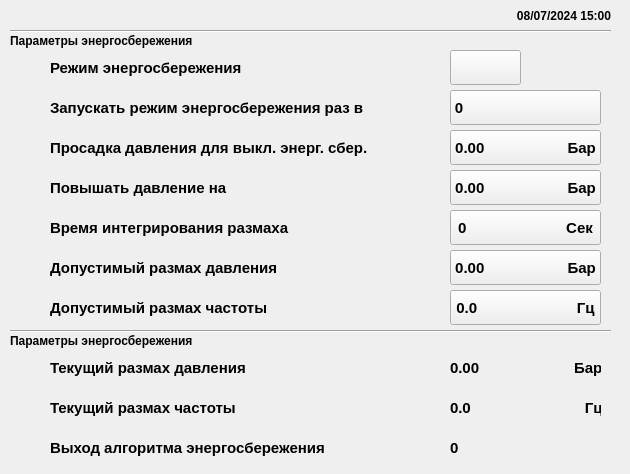
     <widget class="QWidget" name="Settings_Station_Settings_Options_page">
      <widget class="QLabel" name="label_175">
       <property name="geometry">
        <rect>
         <x>10</x>
         <y>30</y>
         <width>191</width>
         <height>21</height>
        </rect>
       </property>
       <property name="font">
        <font>
         <family>Arial</family>
         <pointsize>9</pointsize>
         <weight>75</weight>
         <bold>true</bold>
        </font>
       </property>
       <property name="text">
        <string>Параметры энергосбережения</string>
       </property>
      </widget>
      <widget class="Line" name="station_settings_options_line_1">
       <property name="geometry">
        <rect>
         <x>10</x>
         <y>30</y>
         <width>601</width>
         <height>2</height>
        </rect>
       </property>
       <property name="frameShadow">
        <enum>QFrame::Sunken</enum>
       </property>
       <property name="orientation">
        <enum>Qt::Horizontal</enum>
       </property>
      </widget>
      <widget class="QLabel" name="station_settings_options_icon_label_1">
       <property name="geometry">
        <rect>
         <x>10</x>
         <y>50</y>
         <width>40</width>
         <height>35</height>
        </rect>
       </property>
       <property name="text">
        <string/>
       </property>
      </widget>
      <widget class="QLabel" name="station_settings_options_icon_label_2">
       <property name="geometry">
        <rect>
         <x>10</x>
         <y>90</y>
         <width>40</width>
         <height>35</height>
        </rect>
       </property>
       <property name="text">
        <string/>
       </property>
      </widget>
      <widget class="QLabel" name="station_settings_options_icon_label_3">
       <property name="geometry">
        <rect>
         <x>10</x>
         <y>130</y>
         <width>40</width>
         <height>35</height>
        </rect>
       </property>
       <property name="text">
        <string/>
       </property>
      </widget>
      <widget class="QLabel" name="station_settings_options_icon_label_4">
       <property name="geometry">
        <rect>
         <x>10</x>
         <y>170</y>
         <width>40</width>
         <height>35</height>
        </rect>
       </property>
       <property name="text">
        <string/>
       </property>
      </widget>
      <widget class="QLabel" name="station_settings_options_icon_label_5">
       <property name="geometry">
        <rect>
         <x>10</x>
         <y>210</y>
         <width>40</width>
         <height>35</height>
        </rect>
       </property>
       <property name="text">
        <string/>
       </property>
      </widget>
      <widget class="QLabel" name="station_settings_options_icon_label_6_1">
       <property name="geometry">
        <rect>
         <x>10</x>
         <y>250</y>
         <width>40</width>
         <height>35</height>
        </rect>
       </property>
       <property name="text">
        <string/>
       </property>
      </widget>
      <widget class="QLabel" name="station_settings_options_icon_label_6_2">
       <property name="geometry">
        <rect>
         <x>10</x>
         <y>290</y>
         <width>40</width>
         <height>35</height>
        </rect>
       </property>
       <property name="text">
        <string/>
       </property>
      </widget>
      <widget class="Line" name="station_settings_options_line_2">
       <property name="geometry">
        <rect>
         <x>10</x>
         <y>330</y>
         <width>601</width>
         <height>2</height>
        </rect>
       </property>
       <property name="frameShadow">
        <enum>QFrame::Sunken</enum>
       </property>
       <property name="orientation">
        <enum>Qt::Horizontal</enum>
       </property>
      </widget>
      <widget class="QLabel" name="station_settings_options_icon_label_7_1">
       <property name="geometry">
        <rect>
         <x>10</x>
         <y>350</y>
         <width>40</width>
         <height>35</height>
        </rect>
       </property>
       <property name="text">
        <string/>
       </property>
      </widget>
      <widget class="QLabel" name="label_184">
       <property name="geometry">
        <rect>
         <x>10</x>
         <y>330</y>
         <width>191</width>
         <height>21</height>
        </rect>
       </property>
       <property name="font">
        <font>
         <family>Arial</family>
         <pointsize>9</pointsize>
         <weight>75</weight>
         <bold>true</bold>
        </font>
       </property>
       <property name="text">
        <string>Параметры энергосбережения</string>
       </property>
      </widget>
      <widget class="QLabel" name="station_settings_options_icon_label_7_2">
       <property name="geometry">
        <rect>
         <x>10</x>
         <y>390</y>
         <width>40</width>
         <height>35</height>
        </rect>
       </property>
       <property name="text">
        <string/>
       </property>
      </widget>
      <widget class="QLabel" name="station_settings_options_icon_label_7_3">
       <property name="geometry">
        <rect>
         <x>10</x>
         <y>430</y>
         <width>40</width>
         <height>35</height>
        </rect>
       </property>
       <property name="text">
        <string/>
       </property>
      </widget>
      <widget class="QLabel" name="label_187">
       <property name="geometry">
        <rect>
         <x>50</x>
         <y>50</y>
         <width>331</width>
         <height>35</height>
        </rect>
       </property>
       <property name="font">
        <font>
         <family>Arial</family>
         <pointsize>11</pointsize>
         <weight>75</weight>
         <bold>true</bold>
        </font>
       </property>
       <property name="text">
        <string>Режим энергосбережения</string>
       </property>
      </widget>
      <widget class="QLabel" name="label_188">
       <property name="geometry">
        <rect>
         <x>50</x>
         <y>90</y>
         <width>331</width>
         <height>35</height>
        </rect>
       </property>
       <property name="font">
        <font>
         <family>Arial</family>
         <pointsize>11</pointsize>
         <weight>75</weight>
         <bold>true</bold>
        </font>
       </property>
       <property name="text">
        <string>Запускать режим энергосбережения раз в</string>
       </property>
      </widget>
      <widget class="QLabel" name="label_189">
       <property name="geometry">
        <rect>
         <x>50</x>
         <y>130</y>
         <width>331</width>
         <height>35</height>
        </rect>
       </property>
       <property name="font">
        <font>
         <family>Arial</family>
         <pointsize>11</pointsize>
         <weight>75</weight>
         <bold>true</bold>
        </font>
       </property>
       <property name="text">
        <string>Просадка давления для выкл. энерг. сбер.</string>
       </property>
      </widget>
      <widget class="QLabel" name="label_190">
       <property name="geometry">
        <rect>
         <x>50</x>
         <y>170</y>
         <width>331</width>
         <height>35</height>
        </rect>
       </property>
       <property name="font">
        <font>
         <family>Arial</family>
         <pointsize>11</pointsize>
         <weight>75</weight>
         <bold>true</bold>
        </font>
       </property>
       <property name="text">
        <string>Повышать давление на</string>
       </property>
      </widget>
      <widget class="QLabel" name="label_191">
       <property name="geometry">
        <rect>
         <x>50</x>
         <y>210</y>
         <width>331</width>
         <height>35</height>
        </rect>
       </property>
       <property name="font">
        <font>
         <family>Arial</family>
         <pointsize>11</pointsize>
         <weight>75</weight>
         <bold>true</bold>
        </font>
       </property>
       <property name="text">
        <string>Время интегрирования размаха</string>
       </property>
      </widget>
      <widget class="QLabel" name="label_192">
       <property name="geometry">
        <rect>
         <x>50</x>
         <y>250</y>
         <width>331</width>
         <height>35</height>
        </rect>
       </property>
       <property name="font">
        <font>
         <family>Arial</family>
         <pointsize>11</pointsize>
         <weight>75</weight>
         <bold>true</bold>
        </font>
       </property>
       <property name="text">
        <string>Допустимый размах давления</string>
       </property>
      </widget>
      <widget class="QLabel" name="label_193">
       <property name="geometry">
        <rect>
         <x>50</x>
         <y>290</y>
         <width>331</width>
         <height>35</height>
        </rect>
       </property>
       <property name="font">
        <font>
         <family>Arial</family>
         <pointsize>11</pointsize>
         <weight>75</weight>
         <bold>true</bold>
        </font>
       </property>
       <property name="text">
        <string>Допустимый размах частоты</string>
       </property>
      </widget>
      <widget class="QLabel" name="label_194">
       <property name="geometry">
        <rect>
         <x>50</x>
         <y>350</y>
         <width>551</width>
         <height>35</height>
        </rect>
       </property>
       <property name="font">
        <font>
         <family>Arial</family>
         <pointsize>11</pointsize>
         <weight>75</weight>
         <bold>true</bold>
        </font>
       </property>
       <property name="text">
        <string>Текущий размах давления                                                                               Бар</string>
       </property>
      </widget>
      <widget class="QLabel" name="label_195">
       <property name="geometry">
        <rect>
         <x>50</x>
         <y>390</y>
         <width>551</width>
         <height>35</height>
        </rect>
       </property>
       <property name="font">
        <font>
         <family>Arial</family>
         <pointsize>11</pointsize>
         <weight>75</weight>
         <bold>true</bold>
        </font>
       </property>
       <property name="text">
        <string>Текущий размах частоты                                                                                    Гц</string>
       </property>
      </widget>
      <widget class="QLabel" name="label_196">
       <property name="geometry">
        <rect>
         <x>50</x>
         <y>430</y>
         <width>551</width>
         <height>35</height>
        </rect>
       </property>
       <property name="font">
        <font>
         <family>Arial</family>
         <pointsize>11</pointsize>
         <weight>75</weight>
         <bold>true</bold>
        </font>
       </property>
       <property name="text">
        <string>Выход алгоритма энергосбережения</string>
       </property>
      </widget>
      <widget class="QLabel" name="shield_48_label">
       <property name="geometry">
        <rect>
         <x>410</x>
         <y>50</y>
         <width>40</width>
         <height>35</height>
        </rect>
       </property>
       <property name="text">
        <string/>
       </property>
      </widget>
      <widget class="QLabel" name="shield_50_label">
       <property name="geometry">
        <rect>
         <x>410</x>
         <y>130</y>
         <width>40</width>
         <height>35</height>
        </rect>
       </property>
       <property name="text">
        <string/>
       </property>
      </widget>
      <widget class="QLabel" name="shield_51_label">
       <property name="geometry">
        <rect>
         <x>410</x>
         <y>170</y>
         <width>40</width>
         <height>35</height>
        </rect>
       </property>
       <property name="text">
        <string/>
       </property>
      </widget>
      <widget class="QLabel" name="shield_52_label">
       <property name="geometry">
        <rect>
         <x>410</x>
         <y>210</y>
         <width>40</width>
         <height>35</height>
        </rect>
       </property>
       <property name="text">
        <string/>
       </property>
      </widget>
      <widget class="QLabel" name="shield_53_label">
       <property name="geometry">
        <rect>
         <x>410</x>
         <y>250</y>
         <width>40</width>
         <height>35</height>
        </rect>
       </property>
       <property name="text">
        <string/>
       </property>
      </widget>
      <widget class="QLabel" name="shield_54_label">
       <property name="geometry">
        <rect>
         <x>410</x>
         <y>290</y>
         <width>40</width>
         <height>35</height>
        </rect>
       </property>
       <property name="text">
        <string/>
       </property>
      </widget>
      <widget class="QPushButton" name="station_settings_options_start_energy_saving_mode_once_every_pushButton">
       <property name="geometry">
        <rect>
         <x>450</x>
         <y>90</y>
         <width>151</width>
         <height>35</height>
        </rect>
       </property>
       <property name="font">
        <font>
         <family>Arial</family>
         <pointsize>11</pointsize>
         <weight>75</weight>
         <bold>true</bold>
        </font>
       </property>
       <property name="text">
        <string>0                                </string>
       </property>
      </widget>
      <widget class="QPushButton" name="station_settings_options_presure_drawdown_to_turn_off_energy_saving_mode_pushButton">
       <property name="geometry">
        <rect>
         <x>450</x>
         <y>130</y>
         <width>151</width>
         <height>35</height>
        </rect>
       </property>
       <property name="font">
        <font>
         <family>Arial</family>
         <pointsize>11</pointsize>
         <weight>75</weight>
         <bold>true</bold>
        </font>
       </property>
       <property name="text">
        <string>0.00                    Бар</string>
       </property>
      </widget>
      <widget class="QPushButton" name="station_settings_options_increase_pressure_by_pushButton">
       <property name="geometry">
        <rect>
         <x>450</x>
         <y>170</y>
         <width>151</width>
         <height>35</height>
        </rect>
       </property>
       <property name="font">
        <font>
         <family>Arial</family>
         <pointsize>11</pointsize>
         <weight>75</weight>
         <bold>true</bold>
        </font>
       </property>
       <property name="text">
        <string>0.00                    Бар</string>
       </property>
      </widget>
      <widget class="QPushButton" name="station_settings_options_swing_integration_time_pushButton">
       <property name="geometry">
        <rect>
         <x>450</x>
         <y>210</y>
         <width>151</width>
         <height>35</height>
        </rect>
       </property>
       <property name="font">
        <font>
         <family>Arial</family>
         <pointsize>11</pointsize>
         <weight>75</weight>
         <bold>true</bold>
        </font>
       </property>
       <property name="text">
        <string>0                        Сек</string>
       </property>
      </widget>
      <widget class="QPushButton" name="station_settings_options_acceptable_pressure_swing_pushButton">
       <property name="geometry">
        <rect>
         <x>450</x>
         <y>250</y>
         <width>151</width>
         <height>35</height>
        </rect>
       </property>
       <property name="font">
        <font>
         <family>Arial</family>
         <pointsize>11</pointsize>
         <weight>75</weight>
         <bold>true</bold>
        </font>
       </property>
       <property name="text">
        <string>0.00                    Бар</string>
       </property>
      </widget>
      <widget class="QPushButton" name="station_settings_options_acceptable_frequency_swing_pushButton">
       <property name="geometry">
        <rect>
         <x>450</x>
         <y>290</y>
         <width>151</width>
         <height>35</height>
        </rect>
       </property>
       <property name="font">
        <font>
         <family>Arial</family>
         <pointsize>11</pointsize>
         <weight>75</weight>
         <bold>true</bold>
        </font>
       </property>
       <property name="text">
        <string>0.0                        Гц</string>
       </property>
      </widget>
      <widget class="QLabel" name="label_197">
       <property name="geometry">
        <rect>
         <x>450</x>
         <y>350</y>
         <width>51</width>
         <height>35</height>
        </rect>
       </property>
       <property name="font">
        <font>
         <family>Arial</family>
         <pointsize>11</pointsize>
         <weight>75</weight>
         <bold>true</bold>
        </font>
       </property>
       <property name="text">
        <string>0.00</string>
       </property>
      </widget>
      <widget class="QLabel" name="label_198">
       <property name="geometry">
        <rect>
         <x>450</x>
         <y>390</y>
         <width>51</width>
         <height>35</height>
        </rect>
       </property>
       <property name="font">
        <font>
         <family>Arial</family>
         <pointsize>11</pointsize>
         <weight>75</weight>
         <bold>true</bold>
        </font>
       </property>
       <property name="text">
        <string>0.0</string>
       </property>
      </widget>
      <widget class="QLabel" name="label_199">
       <property name="geometry">
        <rect>
         <x>450</x>
         <y>430</y>
         <width>51</width>
         <height>35</height>
        </rect>
       </property>
       <property name="font">
        <font>
         <family>Arial</family>
         <pointsize>11</pointsize>
         <weight>75</weight>
         <bold>true</bold>
        </font>
       </property>
       <property name="text">
        <string>0</string>
       </property>
      </widget>
      <widget class="QLabel" name="shield_49_label">
       <property name="geometry">
        <rect>
         <x>410</x>
         <y>90</y>
         <width>40</width>
         <height>35</height>
        </rect>
       </property>
       <property name="text">
        <string/>
       </property>
      </widget>
      <widget class="QPushButton" name="station_settings_options_energy_saving_mode_pushButton">
       <property name="geometry">
        <rect>
         <x>450</x>
         <y>50</y>
         <width>71</width>
         <height>35</height>
        </rect>
       </property>
       <property name="font">
        <font>
         <family>Arial</family>
         <pointsize>11</pointsize>
         <weight>75</weight>
         <bold>true</bold>
        </font>
       </property>
       <property name="text">
        <string/>
       </property>
      </widget>
      <widget class="QLabel" name="station_settings_options_time_label">
       <property name="geometry">
        <rect>
         <x>480</x>
         <y>0</y>
         <width>141</width>
         <height>31</height>
        </rect>
       </property>
       <property name="font">
        <font>
         <family>Arial</family>
         <pointsize>9</pointsize>
         <weight>75</weight>
         <bold>true</bold>
        </font>
       </property>
       <property name="text">
        <string>08/07/2024 15:00   </string>
       </property>
       <property name="alignment">
        <set>Qt::AlignRight|Qt::AlignTrailing|Qt::AlignVCenter</set>
       </property>
      </widget>
     </widget>
